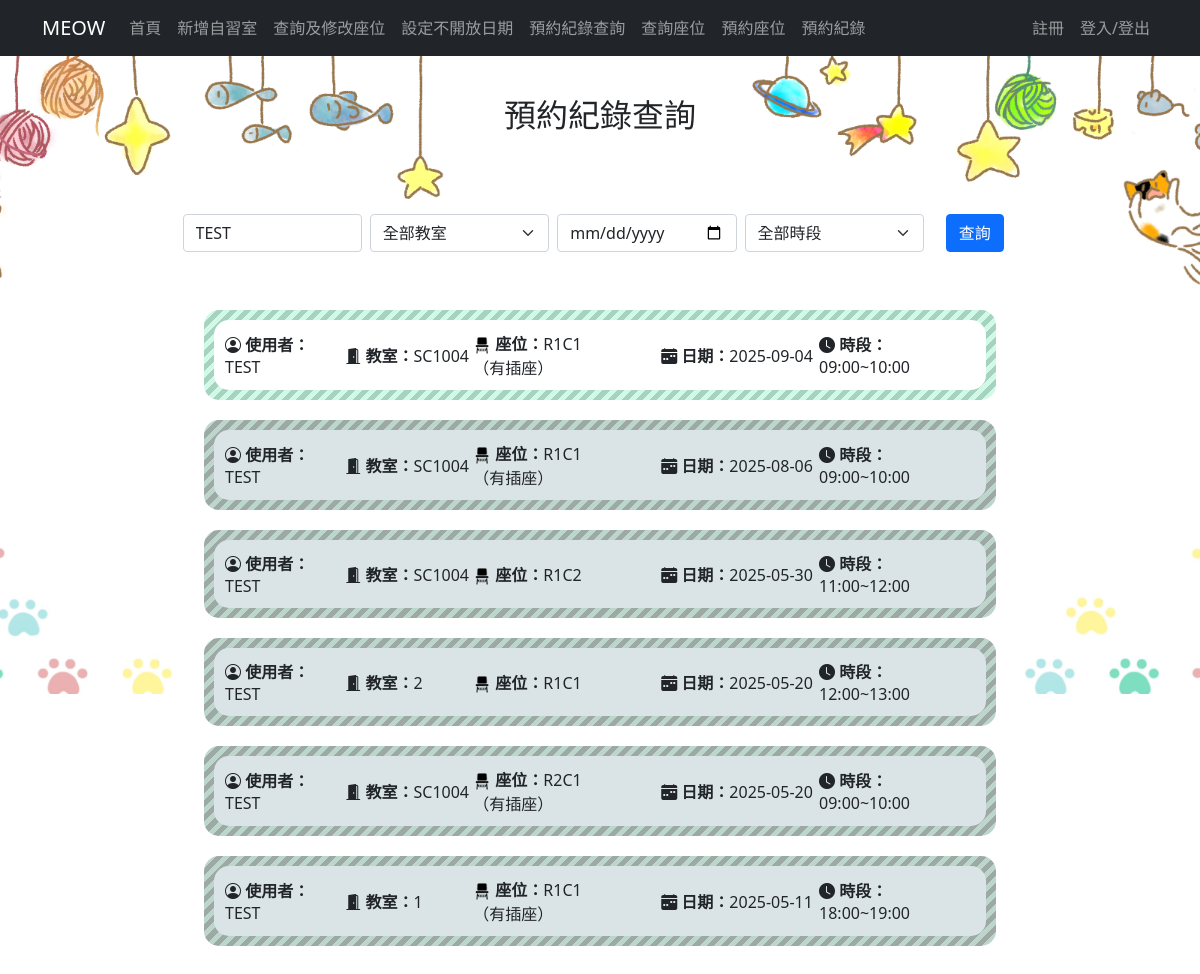
The app's page /viewreserve2.php?username=TEST (signed in) with its own data.
### tables this page shows
CREATE TABLE `reserve` (
  `reID` int(11) NOT NULL,
  `userID` int(11) NOT NULL,
  `seatID` int(11) NOT NULL,
  `date` date NOT NULL,
  `time` text NOT NULL,
  `sendMail` tinyint(1) NOT NULL DEFAULT 0
);

CREATE TABLE `member` (
  `userID` int(11) NOT NULL,
  `username` text NOT NULL,
  `password` int(11) NOT NULL,
  `email` text NOT NULL,
  `manager` tinyint(1) NOT NULL
);

CREATE TABLE `seat` (
  `seatID` int(11) NOT NULL,
  `room` text NOT NULL,
  `row` int(11) NOT NULL,
  `col` int(11) NOT NULL,
  `seatr` int(11) NOT NULL,
  `seatc` int(11) NOT NULL,
  `socket` tinyint(1) NOT NULL COMMENT '插座',
  `state` int(11) NOT NULL DEFAULT 0
);

### viewreserve2.php (the view, shortened to what this page needs)
<?php
require_once("dbconfig.php");
include("navbar.php");
$where = "1=1";
if (!empty($_GET['username'])) {
    $username = $conn->real_escape_string($_GET['username']);
    $where .= " AND m.username LIKE '%$username%'";
}
$sql = "SELECT r.*, s.room, s.seatr, s.seatc, s.socket, m.username
        FROM reserve r
        JOIN seat s ON r.seatID = s.seatID
        JOIN member m ON r.userID = m.userID
        WHERE $where
        ORDER BY r.date DESC, r.time DESC";
$result = $conn->query($sql);
?>
<!DOCTYPE html>
<html lang="zh-Hant">
<head>
    <link href="https://cdn.jsdelivr.net/npm/bootstrap@5.0.2/dist/css/bootstrap.min.css" rel="stylesheet">
    <link href="https://cdn.jsdelivr.net/npm/bootstrap-icons@1.10.5/font/bootstrap-icons.css" rel="stylesheet">
</head>
<body class="text-center">
<br><br><br><br>
<h2>預約紀錄查詢</h2>
<br><br>
<div class="container mt-4 mb-5">
    <form method="get" class="row g-2 justify-content-center">
        <div class="col-md-2">
            <input type="text" class="form-control" name="username" placeholder="使用者名稱" value="<?= isset($_GET['username']) ? htmlspecialchars($_GET['username']) : '' ?>">
        </div>
        <div class="col-md-2">
            <select class="form-select" name="room">
                <option value="">全部教室</option>
            </select>
        </div>
        <div class="col-md-2">
            <input type="date" class="form-control" name="date" value="<?= isset($_GET['date']) ? htmlspecialchars($_GET['date']) : '' ?>">
        </div>
        <div class="col-md-2">
            <select class="form-select" name="time">
                <option value="">全部時段</option>
            </select>
        </div>
        <div class="col-md-1">
            <button type="submit" class="btn btn-primary">查詢</button>
        </div>
    </form>
</div>
<div class="record-container">
    <?php if ($result->num_rows > 0): ?>
        <?php while ($row = $result->fetch_assoc()): ?>
            <?php
                $socketText = ($row['socket'] == 1) ? '（有插座）' : '';
                $startTime = $row['time'];
                $endTime = date("H:i", strtotime($startTime . " +1 hour"));
                $formattedTime = $startTime . '~' . $endTime;
                $now = new DateTime();
                $reserveDateTime = DateTime::createFromFormat('Y-m-d H:i', $row['date'] . ' ' . $row['time']);
                $isFuture = $reserveDateTime > $now;
            ?>
            <div class="<?= $isFuture ? 'zi_box_1' : 'zi_box_2' ?>" style="width: 66%;">
                <table style="width: 100%;">
                    <tr>
                        <td style="width: 16%;"><i class="bi bi-person-circle"></i> <strong>使用者：</strong><?= htmlspecialchars($row['username']) ?></td>
                        <td style="width: 17%;"><i class="bi bi-door-open-fill"></i> <strong>教室：</strong><?= htmlspecialchars($row['room']) ?></td>
                        <td style="width: 25%;"><img src="image/seaticon6.png" style="width: 18px;"> <strong>座位：</strong>R<?= $row['seatr'] ?>C<?= $row['seatc'] ?> <?= $socketText ?></td>
                        <td style="width: 21%;"><i class="bi bi-calendar-week-fill"></i> <strong>日期：</strong><?= $row['date'] ?></td>
                        <td style="width: 21%;"><i class="bi bi-clock-fill"></i> <strong>時段：</strong><?= $formattedTime ?></td>
                    </tr>
                </table>
            </div>
        <?php endwhile; ?>
    <?php else: ?>
        <img src="image/nodata3.png" style="width:400px;" />
        <br>
    <?php endif; ?>
</div>
<br><br>
</body>
</html>

### viewreserve2.php (style rules this page uses)
body { background-image: url("image/back3.png"); background-repeat: no-repeat; background-position: top center; background-attachment: fixed; background-size: 1500px; }
.record-container { display: flex; justify-content: center; flex-wrap: wrap; }
.zi_box_1, .zi_box_2 { border-radius: 15px; margin: 10px 30px; padding: 20px; position: relative; z-index: 0; }
.zi_box_1:before { background: repeating-linear-gradient(-45deg, #a6d3bf, #a6d3bf 5px, #d2f9e8 0, #d2f9e8 10px); }
.zi_box_2:before { background: repeating-linear-gradient(-45deg,rgb(156, 169, 164),rgb(156, 169, 164) 5px, rgb(188, 214, 204) 0, rgb(188, 214, 204) 10px); }
.zi_box_1:before, .zi_box_2:before, .zi_box_1:after, .zi_box_2:after { border-radius: 15px; content: ''; position: absolute; top: 0; bottom: 0; left: 0; right: 0; z-index: -2; }
.zi_box_1:after { background: #fff; top: 10px; bottom: 10px; left: 10px; right: 10px; z-index: -1; }
.zi_box_2:after { background: rgb(218, 228, 231); top: 10px; bottom: 10px; left: 10px; right: 10px; z-index: -1; }

### records on screen
reserve: userID.username "TEST", seatID.room "SC1004", seatID.seatr "1", seatID.seatc "1", seatID.socket "（有插座）", date "2025-09-04", time "09:00~10:00"
reserve: userID.username "TEST", seatID.room "SC1004", seatID.seatr "1", seatID.seatc "1", seatID.socket "（有插座）", date "2025-08-06", time "09:00~10:00"
reserve: userID.username "TEST", seatID.room "SC1004", seatID.seatr "1", seatID.seatc "2", date "2025-05-30", time "11:00~12:00"
reserve: userID.username "TEST", seatID.room "2", seatID.seatr "1", seatID.seatc "1", date "2025-05-20", time "12:00~13:00"
reserve: userID.username "TEST", seatID.room "SC1004", seatID.seatr "2", seatID.seatc "1", seatID.socket "（有插座）", date "2025-05-20", time "09:00~10:00"
reserve: userID.username "TEST", seatID.room "1", seatID.seatr "1", seatID.seatc "1", seatID.socket "（有插座）", date "2025-05-11", time "18:00~19:00"
